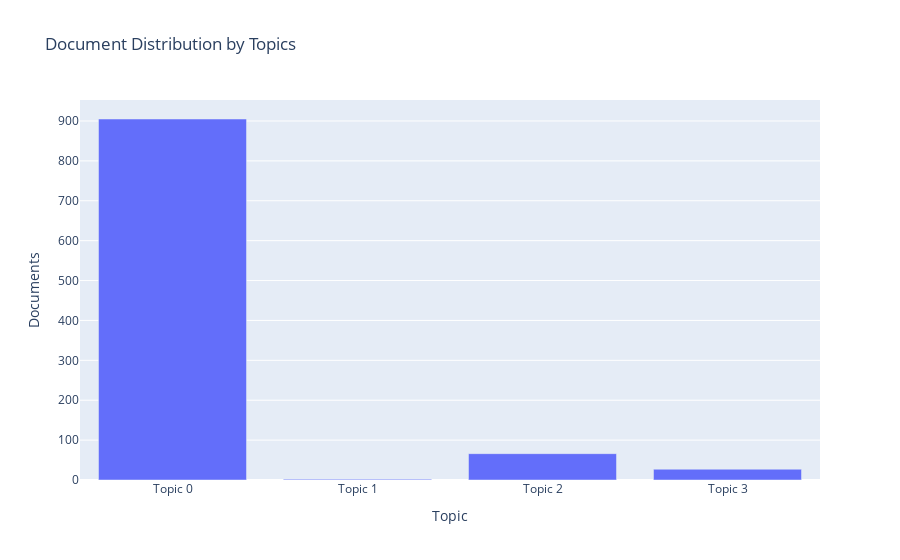

The code cell stored with this chart in its notebook:
### Code cell
plot_model(lda, plot = 'topic_distribution')

### Figure 1 — Plotly figure (JSON) as saved in the notebook; plotly's stock layout.template omitted (floating-point values rounded to 4 significant figures)
{"data": [{"alignmentgroup": "True", "customdata": [["use, work, small, family, group, help, rice, start, live, husband"], ["rice, farmer, land, sector, small, crop, work, farm, area, start"], ["group, member, product, use, home, help, work, pay, order, husband"], ["work, group, stock, family, high, increase, member, request, husband, home"]], "hovertemplate": "Topic=%{x}<br>Documents=%{y}<br>Keyword=%{customdata[0]}<extra></extra>", "legendgroup": "", "marker": {"color": "#636efa", "pattern": {"shape": ""}}, "name": "", "offsetgroup": "", "orientation": "v", "showlegend": false, "textposition": "auto", "type": "bar", "x": ["Topic 0", "Topic 1", "Topic 2", "Topic 3"], "xaxis": "x", "y": [905, 2, 66, 27], "yaxis": "y"}], "layout": {"barmode": "relative", "legend": {"tracegroupgap": 0}, "title": {"text": "Document Distribution by Topics"}, "xaxis": {"anchor": "y", "domain": [0, 1], "title": {"text": "Topic"}}, "yaxis": {"anchor": "x", "domain": [0, 1], "title": {"text": "Documents"}}}}
